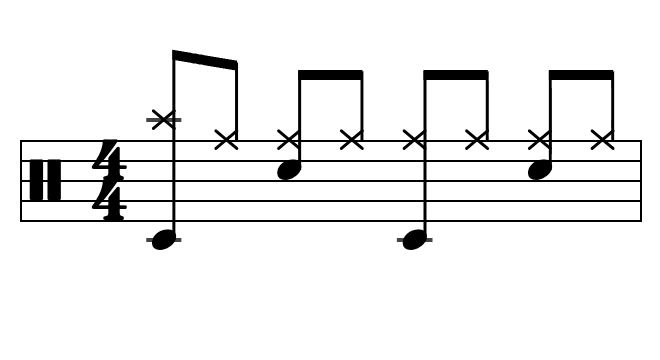
#> input picture eval/recognition/synthetic/images/crash-downbeat-transitions.png, 660 x 360 px; its folder holds only this picture in this run
$ python -i page_segment.py   (imports and definitions only)
#> lines starting #> are read from the running program, lines starting #| are printed output that depends on the picture; after the words box and inside, x2 and y2 are one past the last pixel; in counts of white or black regions, pixels touching at a corner belong together
"""Find staves and bars in a page image, so a whole page can be imported bar by bar.

Master plan B3. Works from pixels, so it handles screenshots, photos of printed pages
and rendered PDF pages alike (the ml/data-prep crop tools read PDF vector lines instead
and only work on PDFs).

Steps for one grayscale page:
1. Ink mask (local threshold, so faint grey staff lines count).
2. Staff lines: long horizontal runs, grouped into staves of five evenly spaced lines.
3. Barlines per staff: vertical strokes that cover the staff from its top line to its
   bottom line AND stop there. Drum stems often cross the whole staff too (a kick below
   joined to a hi-hat above), but they keep going past the top or bottom line.
4. Bars: the spaces between barlines (double/final barlines count once), each cropped
   with room above and below the staff for cymbals and kick notes.

Every result is in the page image's pixel coordinates, in reading order. Detection is a
suggestion: the app shows the boxes for the user to fix before anything is transcribed.
"""

from dataclasses import dataclass

import cv2
import numpy as np

MAX_PAGES = 20
PDF_ZOOM = 2.0          # 144 dpi: staff spaces of ~10 px on a typical A4 page
MIN_LINE_FRACTION = 0.08  # a staff line spans at least this share of the page width
MIN_STAFF_SPACE = 4
MAX_STAFF_SPACE = 60


class SegmentError(ValueError):
    """The file cannot be read as a page of drum notation."""


@dataclass(frozen=True)
class Staff:
    lines: tuple            # five y centres, top to bottom
    x0: int
    x1: int

    @property
    def top(self):
        return self.lines[0]

    @property
    def bottom(self):
        return self.lines[4]

    @property
    def space(self):
        return (self.bottom - self.top) / 4


def ink_mask(gray):
    """Pixels clearly darker than the paper around them as 255, the rest 0.

    A local threshold, not a global one: Songsterr and Reflow draw staff lines and
    barlines in light grey (levels 118–208) that a global Otsu cut-off (140–166) drops,
    and photos have uneven lighting."""
    if gray.ndim != 2 or gray.size == 0:
        raise SegmentError('The page image is empty.')
    return cv2.adaptiveThreshold(gray, 255, cv2.ADAPTIVE_THRESH_MEAN_C, cv2.THRESH_BINARY_INV, 31, 12)


def _horizontal_lines(ink):
    """(y centre, x0, x1) for every long horizontal line, top to bottom."""
    height, width = ink.shape
    kernel = cv2.getStructuringElement(cv2.MORPH_RECT, (max(15, width // 30), 1))
    horizontal = cv2.morphologyEx(ink, cv2.MORPH_OPEN, kernel)
    lengths = (horizontal > 0).sum(axis=1)
    rows = np.flatnonzero(lengths >= max(15, width * MIN_LINE_FRACTION))
    lines = []
    for group in np.split(rows, np.flatnonzero(np.diff(rows) > 1) + 1):
        if group.size == 0:
            continue
        # A beam or bracket lying on a staff line thickens that row band. Keep the rows
        # that are nearly as long as the band's longest row: those are the line itself.
        if group.size > 3:
            longest = lengths[group].max()
            group = group[lengths[group] >= longest * 0.8]
        for part in np.split(group, np.flatnonzero(np.diff(group) > 1) + 1):
            if part.size == 0 or part.size > 4:   # still thick: a solid block, not a line
                continue
            xs = np.flatnonzero(horizontal[part[0]:part[-1] + 1].max(axis=0))
            lines.append((float(part.mean()), int(xs[0]), int(xs[-1])))
    return lines


def find_staves(ink):
    """Groups of five evenly spaced, overlapping horizontal lines, top to bottom."""
    lines = _horizontal_lines(ink)
    staves = []
    i = 0
    while i + 4 < len(lines):
        group = lines[i:i + 5]
        ys = [line[0] for line in group]
        gaps = np.diff(ys)
        # Middle of the five extents, so one line cut short by notation doesn't shorten the staff.
        x0 = sorted(line[1] for line in group)[2]
        x1 = sorted(line[2] for line in group)[2]
        even = MIN_STAFF_SPACE <= gaps.min() and gaps.max() <= MAX_STAFF_SPACE and \
            gaps.max() - gaps.min() <= max(2.0, 0.25 * gaps.mean())
        if even and x1 - x0 > 8 * gaps.mean():
            staves.append(Staff(tuple(ys), x0, x1))
            i += 5
        else:
            i += 1
    return staves


# [57 lines left out: functions _clean_end, find_barlines, find_bars, not called in this run]


def segment_image(gray):
    """Systems and bar boxes for one grayscale page, in reading order."""
    ink = ink_mask(gray)
    height, width = ink.shape
    staves = find_staves(ink)
    systems = []
    for index, staff in enumerate(staves):
        above = staves[index - 1].bottom if index else None
        below = staves[index + 1].top if index + 1 < len(staves) else None
        reach = staff.space * 3.5
        y0 = staff.top - reach if above is None else max(staff.top - reach, (above + staff.top) / 2)
        y1 = staff.bottom + reach if below is None else min(staff.bottom + reach, (staff.bottom + below) / 2)
        y0, y1 = max(0, int(y0)), min(height, int(np.ceil(y1)))
        pad = max(2, int(staff.space * 0.3))
        bars = [{'x': max(0, a - pad), 'y': y0, 'width': min(width, b + pad + 1) - max(0, a - pad), 'height': y1 - y0}
                for a, b in find_bars(ink, staff)]
        systems.append({
            'staffTop': round(staff.top, 1), 'staffBottom': round(staff.bottom, 1),
            'lineSpacing': round(staff.space, 2), 'x0': staff.x0, 'x1': staff.x1, 'bars': bars,
        })
    return {'width': width, 'height': height, 'systems': systems}


# [25 lines left out: functions decode_image, render_pdf, not called in this run]


def load_pages(data):
    """File bytes (PDF, PNG or JPEG) → grayscale page arrays."""
    return render_pdf(data) if data[:5] == b'%PDF-' else [decode_image(data)]

>>> import cv2
>>> picture = cv2.imread('../eval/recognition/synthetic/images/crash-downbeat-transitions.png', cv2.IMREAD_GRAYSCALE)
#> picture is the input picture: shape (360, 660); min 0, max 255, mean 237.6
>>> result = segment_image(picture)
#> in ink_mask, `return cv2.adaptiveThreshold(gray, 255, cv2.ADAPTIVE_THRESH_MEAN_C, cv..`:
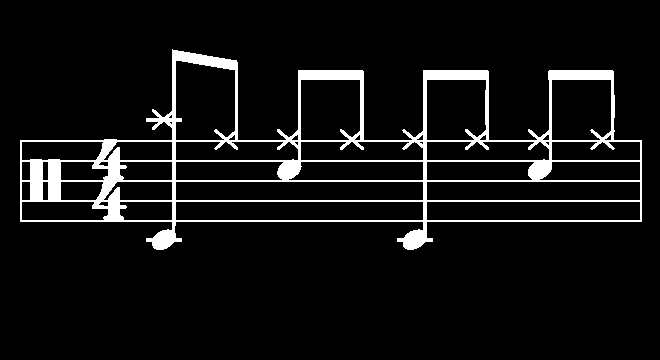
#> returned value: shape (360, 660); 7.1% white; 1 white region, box (x1, y1, x2, y2) and area: (20, 49, 642, 250) 16860
#> in _horizontal_lines, `horizontal = cv2.morphologyEx(ink, cv2.MORPH_OPEN, kernel)`:
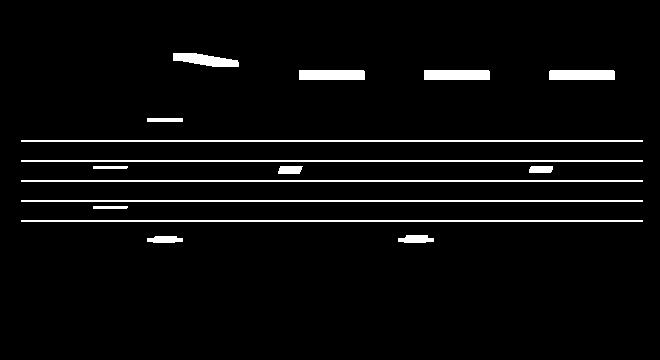
#> horizontal: shape (360, 660); 4.2% white; 16 white regions, largest, box (x1, y1, x2, y2) and area: (21, 140, 643, 142) 1244, (21, 160, 643, 162) 1244, (21, 180, 643, 182) 1244
#> in _horizontal_lines, `lengths = (horizontal > 0).sum(axis=1)`: lengths = 360 values, max 622 at index 140, min 0 at index 0, mean 27.6
#> in _horizontal_lines, `rows = np.flatnonzero(lengths >= max(15, width * MIN_LINE_FRACTION))`: rows = 31 values from 58 to 241
#> the loop in _horizontal_lines, `for group in np.split(rows, np.flatnonzero(np.diff(rows) > 1) + 1):` made 9 passes
#> (group, longest) on passes 1, 2, 9: ([58, 59, 60, 61], 65), ([70, 71, 72, 73, 74, 75, 76, 77, 78, 79], 198), ([238, 239, 240, 241], 72)
#> group on passes 3 to 8: [140, 141], [160, 161], [166, 167, 168], [180, 181], [200, 201], [220, 221]
#> after the loop in _horizontal_lines, `for group in np.split(rows, np.flatnonzero(np.diff(rows) > 1) + 1):`: lines = [(59.5, 173, 237), (140.5, 21, 642), (160.5, 21, 642), (167, 93, 552), (180.5, 21, 642), (200.5, 21, 642), (220.5, 21, 642), (239.5, 147, 433)]; longest = 72
#> the loop in find_staves, `while i + 4 < len(lines):` made 4 passes
#> (ys, gaps) on passes 1 to 4: ([59.5, 140.5, 160.5, 167, 180.5], [81, 20, 6.5, 13.5]), ([140.5, 160.5, 167, 180.5, 200.5], [20, 6.5, 13.5, 20]), ([160.5, 167, 180.5, 200.5, 220.5], [6.5, 13.5, 20, 20]), ([167, 180.5, 200.5, 220.5, 239.5], [13.5, 20, 20, 19])
#> after the loop in find_staves, `while i + 4 < len(lines):`: i = 4; staves = []
#> result = {'width': 660, 'height': 360, 'systems': []}

$ run again, on eval/recognition/synthetic/images/fill-crash-downbeat.png
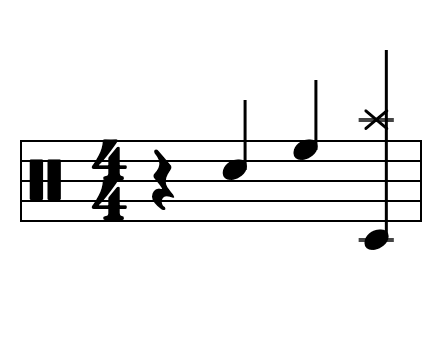
#> input picture eval/recognition/synthetic/images/fill-crash-downbeat.png, 440 x 360 px
#> picture is the input picture: shape (360, 440); min 0, max 255, mean 240
#> in ink_mask, `return cv2.adaptiveThreshold(gray, 255, cv2.ADAPTIVE_THRESH_MEAN_C, cv..`:
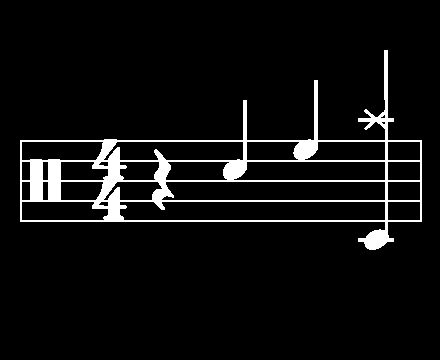
#> returned value: shape (360, 440); 6% white; 1 white region, box (x1, y1, x2, y2) and area: (20, 50, 422, 250) 9576
#> in _horizontal_lines, `horizontal = cv2.morphologyEx(ink, cv2.MORPH_OPEN, kernel)`:
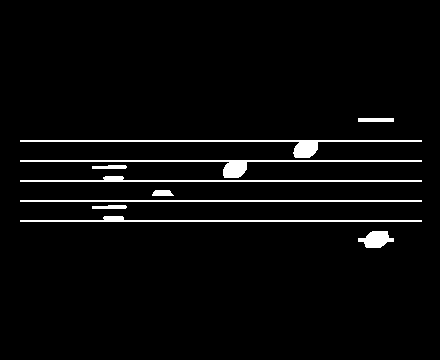
#> horizontal: shape (360, 440); 3.6% white; 10 white regions, largest, box (x1, y1, x2, y2) and area: (20, 140, 422, 158) 1141, (20, 160, 422, 178) 1136, (20, 216, 422, 222) 885
#> lengths = 360 values, max 402 at index 140, min 0 at index 0, mean 15.97
#> rows = 23 values from 118 to 241
#> the loop in _horizontal_lines, `for group in np.split(rows, np.flatnonzero(np.diff(rows) > 1) + 1):` made 9 passes
#> (group, longest) on passes 1, 4, 9: ([118, 119, 120, 121], 36), ([166, 167, 168], 58), ([238, 239, 240, 241], 36)
#> after the loop in _horizontal_lines, `for group in np.split(rows, np.flatnonzero(np.diff(rows) > 1) + 1):`: lines = [(119.5, 358, 393), (140.5, 20, 421), (160.5, 20, 421), (167, 92, 246), (177, 103, 238), (180.5, 20, 421), (200.5, 20, 421), (220.5, 20, 421), (239.5, 358, 393)]; longest = 36
#> the loop in find_staves, `while i + 4 < len(lines):` made 5 passes
#> (ys, gaps, x0, x1) on passes 1 to 5: ([119.5, 140.5, 160.5, 167, 177], [21, 20, 6.5, 10], 92, 393), ([140.5, 160.5, 167, 177, 180.5], [20, 6.5, 10, 3.5], 20, 421), ([160.5, 167, 177, 180.5, 200.5], [6.5, 10, 3.5, 20], 20, 421), ([167, 177, 180.5, 200.5, 220.5], [10, 3.5, 20, 20], 20, 421), ([177, 180.5, 200.5, 220.5, 239.5], [3.5, 20, 20, 19], 20, 421)
#> after the loop in find_staves, `while i + 4 < len(lines):`: i = 5; staves = []
#> result = {'width': 440, 'height': 360, 'systems': []}

$ run again, on eval/recognition/synthetic/images/fill-dotted-kick-tom.png
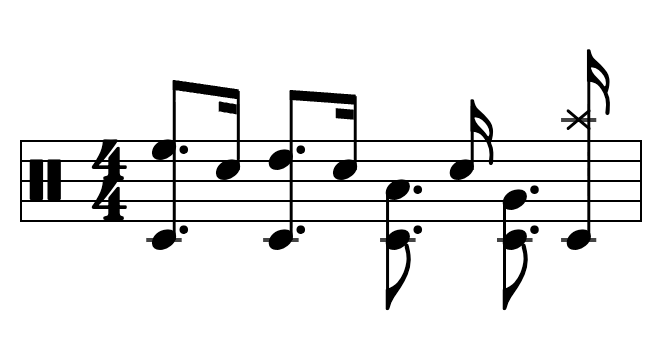
#> input picture eval/recognition/synthetic/images/fill-dotted-kick-tom.png, 660 x 360 px
#> picture is the input picture: shape (360, 660); min 0, max 255, mean 234.2
#> in ink_mask, `return cv2.adaptiveThreshold(gray, 255, cv2.ADAPTIVE_THRESH_MEAN_C, cv..`:
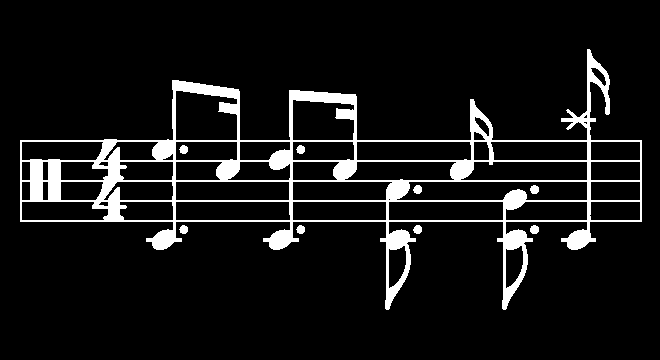
#> returned value: shape (360, 660); 8.4% white; 9 white regions, largest, box (x1, y1, x2, y2) and area: (20, 49, 642, 310) 19482, (530, 225, 539, 234) 66, (530, 185, 539, 194) 65
#> in _horizontal_lines, `horizontal = cv2.morphologyEx(ink, cv2.MORPH_OPEN, kernel)`:
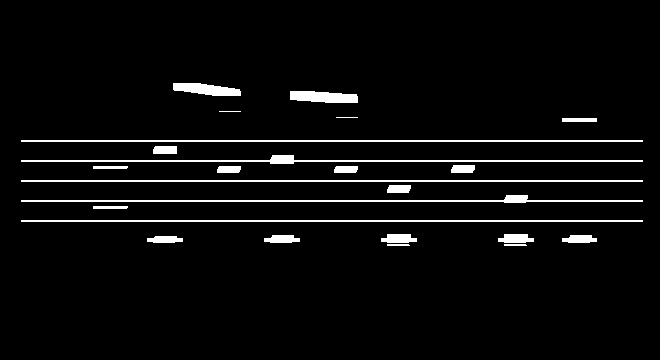
#> horizontal: shape (360, 660); 4.4% white; 24 white regions, largest, box (x1, y1, x2, y2) and area: (21, 155, 643, 164) 1406, (21, 195, 643, 203) 1379, (21, 140, 643, 142) 1244
#> lengths = 360 values, max 622 at index 140, min 0 at index 0, mean 28.73
#> rows = 39 values from 87 to 242
#> the loop in _horizontal_lines, `for group in np.split(rows, np.flatnonzero(np.diff(rows) > 1) + 1):` made 8 passes
#> (group, longest) on passes 1, 4, 8: ([92, 93, 94, 95], 103), ([166, 167, 168], 104), ([238, 239, 240, 241], 179)
#> after the loop in _horizontal_lines, `for group in np.split(rows, np.flatnonzero(np.diff(rows) > 1) + 1):`: lines = [(93.5, 191, 356), (140.5, 21, 642), (160.5, 21, 642), (167, 93, 474), (180.5, 21, 642), (200.5, 21, 642), (220.5, 21, 642), (239.5, 147, 596)]; longest = 179
#> the loop in find_staves, `while i + 4 < len(lines):` made 4 passes
#> (ys, gaps) on passes 1 to 4: ([93.5, 140.5, 160.5, 167, 180.5], [47, 20, 6.5, 13.5]), ([140.5, 160.5, 167, 180.5, 200.5], [20, 6.5, 13.5, 20]), ([160.5, 167, 180.5, 200.5, 220.5], [6.5, 13.5, 20, 20]), ([167, 180.5, 200.5, 220.5, 239.5], [13.5, 20, 20, 19])
#> after the loop in find_staves, `while i + 4 < len(lines):`: i = 4; staves = []
#> result = {'width': 660, 'height': 360, 'systems': []}
